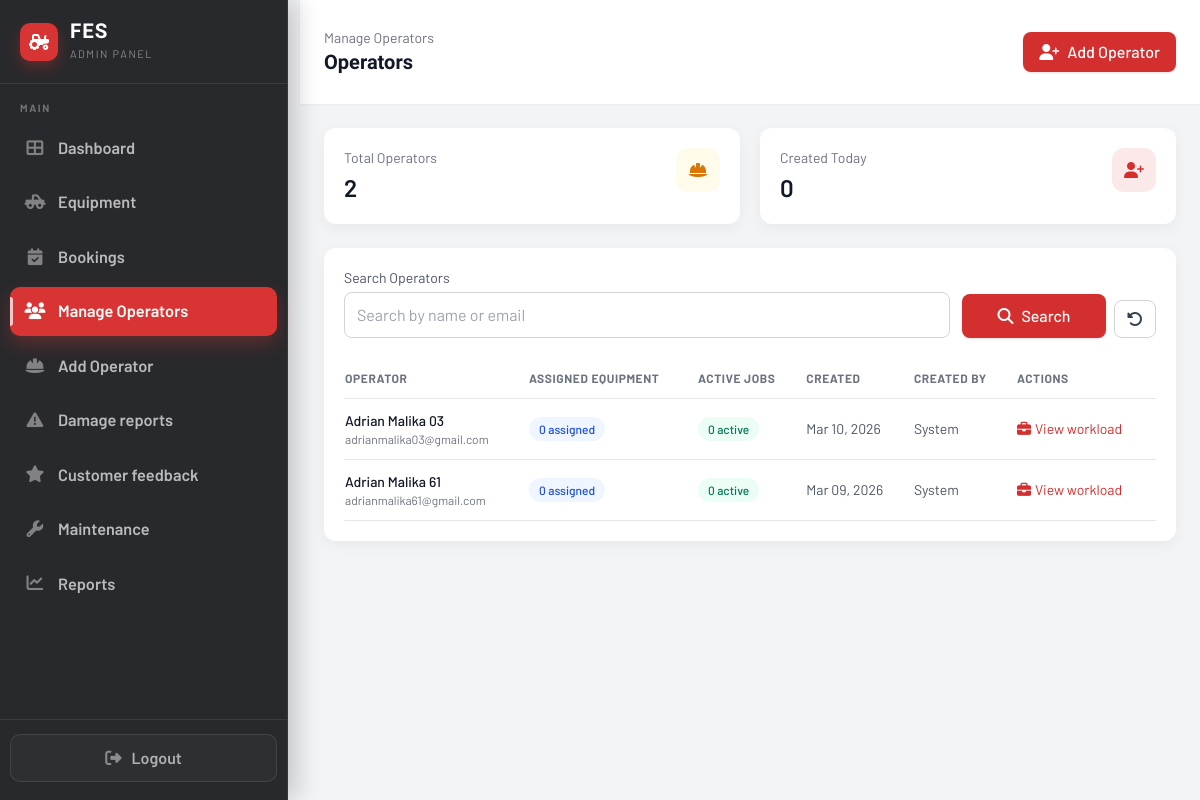
/Pages/admin/users.php (signed in), run on the app's committed database.
### tables this page shows
CREATE TABLE IF NOT EXISTS `users` (
  `user_id` int NOT NULL AUTO_INCREMENT,
  `name` varchar(255) NOT NULL,
  `email` varchar(255) NOT NULL,
  `password_hash` varchar(255) NOT NULL,
  `role` enum('customer','admin','operator') NOT NULL DEFAULT 'customer',
  `created_at` timestamp NOT NULL DEFAULT CURRENT_TIMESTAMP,
  `updated_at` timestamp NOT NULL DEFAULT CURRENT_TIMESTAMP ON UPDATE CURRENT_TIMESTAMP,
  `password_reset_token` varchar(64) DEFAULT NULL,
  `password_reset_expires` datetime DEFAULT NULL,
  PRIMARY KEY (`user_id`),
  UNIQUE KEY `email` (`email`)
);

### Pages/admin/users.php (the view, shortened to what this page needs)
<?php
$q = trim($_GET['q'] ?? '');
$operators = [];
$stats = [
    'total' => 0,
    'created_today' => 0,
];
try {
    $conn = getDBConnection();
    $stats_sql = "
        SELECT
            COUNT(*) AS total,
            SUM(CASE WHEN DATE(created_at) = CURDATE() THEN 1 ELSE 0 END) AS created_today
        FROM users
        WHERE role = 'operator'
    ";
    $stats_result = $conn->query($stats_sql);
    if ($stats_result && $stats_row = $stats_result->fetch_assoc()) {
        $stats['total'] = (int)($stats_row['total'] ?? 0);
        $stats['created_today'] = (int)($stats_row['created_today'] ?? 0);
    }
    $base_sql = "
        SELECT
            u.user_id,
            u.name,
            u.email,
            u.created_at,
            COUNT(DISTINCT b.equipment_id) AS assigned_equipment,
            COUNT(b.booking_id) AS active_jobs
        FROM users u
        LEFT JOIN bookings b
            ON b.operator_id = u.user_id
            AND b.status IN ('pending','confirmed','in_progress')
        WHERE u.role = 'operator'
    ";
    if ($q !== '') {
        $sql = $base_sql . " AND (u.name LIKE ? OR u.email LIKE ?) GROUP BY u.user_id ORDER BY u.created_at DESC, u.user_id DESC";
        $stmt = $conn->prepare($sql);
        $like = '%' . $q . '%';
        $stmt->bind_param('ss', $like, $like);
    } else {
        $sql = $base_sql . " GROUP BY u.user_id ORDER BY u.created_at DESC, u.user_id DESC";
        $stmt = $conn->prepare($sql);
    }
    $stmt->execute();
    $result = $stmt->get_result();
    while ($row = $result->fetch_assoc()) {
        $operators[] = $row;
    }
} catch (Exception $e) {
    error_log('Operators page error: ' . $e->getMessage());
    $error = 'Could not load operators right now. Please try again.';
}
?>
<!DOCTYPE html>
<html lang="en">
<head>
    <link rel="stylesheet" href="https://cdnjs.cloudflare.com/ajax/libs/font-awesome/6.4.0/css/all.min.css">
    <script src="https://cdn.tailwindcss.com"></script>
</head>
<body>
    <div class="min-h-screen w-full bg-gray-100">
        <?php include __DIR__ . '/include/sidebar.php'; ?>
        <div class="min-h-screen" style="margin-left: 300px; width: calc(100% - 300px);" id="main-content">
            <header class="bg-white px-6 py-7 flex items-center justify-between shadow-sm md:pl-6">
                <div class="flex items-center gap-3">
                    <div>
                        <div class="text-sm text-gray-500">Manage Operators</div>
                        <h1 class="text-xl font-semibold text-gray-900">Operators</h1>
                    </div>
                </div>
                <a href="add_operator.php" class="inline-flex items-center gap-2 bg-fes-red hover:bg-[#b71c1c] text-white font-medium px-4 py-2 rounded-lg shadow transition">
                    <i class="fas fa-user-plus"></i>
                    Add Operator
                </a>
            </header>
            <main class="flex-1 overflow-y-auto p-6" style="width: 100%; overflow-x: hidden;">
                <div class="grid grid-cols-1 sm:grid-cols-2 gap-5 mb-6">
                    <div class="bg-white rounded-xl shadow-card p-5 flex items-start justify-between">
                        <div>
                            <div class="text-sm text-gray-500">Total Operators</div>
                            <div class="mt-1 text-2xl font-semibold text-gray-900"><?php echo (int)$stats['total']; ?></div>
                        </div>
                        <div class="h-11 w-11 rounded-xl bg-amber-50 text-amber-600 flex items-center justify-center">
                            <i class="fas fa-hard-hat"></i>
                        </div>
                    </div>
                    <div class="bg-white rounded-xl shadow-card p-5 flex items-start justify-between">
                        <div>
                            <div class="text-sm text-gray-500">Created Today</div>
                            <div class="mt-1 text-2xl font-semibold text-gray-900"><?php echo (int)$stats['created_today']; ?></div>
                        </div>
                        <div class="h-11 w-11 rounded-xl bg-fes-red/10 text-fes-red flex items-center justify-center">
                            <i class="fas fa-user-plus"></i>
                        </div>
                    </div>
                </div>
                <section class="bg-white rounded-xl shadow-card p-5">
                    <form method="GET" class="grid grid-cols-1 md:grid-cols-4 gap-3 mb-5">
                        <div class="md:col-span-3">
                            <label for="q" class="block text-sm text-gray-600 mb-1">Search Operators</label>
                            <input id="q" name="q" type="text" value="<?php echo htmlspecialchars($q); ?>" placeholder="Search by name or email" class="w-full border border-gray-300 rounded-lg px-3 py-2.5 focus:outline-none focus:ring-2 focus:ring-fes-red focus:border-fes-red">
                        </div>
                        <div class="flex items-end gap-2">
                            <button type="submit" class="flex-1 inline-flex items-center justify-center gap-2 bg-fes-red hover:bg-[#b71c1c] text-white font-medium px-4 py-2.5 rounded-lg shadow transition">
                                <i class="fas fa-search"></i>
                                Search
                            </button>
                            <a href="users.php" class="inline-flex items-center justify-center px-3 py-2.5 border border-gray-300 rounded-lg text-gray-700 hover:bg-gray-50 transition" title="Reset">
                                <i class="fas fa-rotate-left"></i>
                            </a>
                        </div>
                    </form>
                    <div class="overflow-x-auto">
                        <table class="min-w-full">
                            <thead>
                                <tr class="text-left text-xs font-medium text-gray-500 border-b uppercase tracking-wider">
                                    <th class="py-3 pr-4">Operator</th>
                                    <th class="py-3 pr-4">Assigned Equipment</th>
                                    <th class="py-3 pr-4">Active Jobs</th>
                                    <th class="py-3 pr-4">Created</th>
                                    <th class="py-3 pr-4">Created By</th>
                                    <th class="py-3 pr-4">Actions</th>
                                </tr>
                            </thead>
                            <tbody class="text-sm text-gray-900">
                                <?php if (empty($operators)): ?>
                                    <tr>
                                        <td colspan="5" class="py-10 text-center text-gray-500">
                                            <i class="fas fa-hard-hat text-2xl mb-2 block text-gray-300"></i>
                                            No operators found.
                                        </td>
                                    </tr>
                                <?php else: ?>
                                    <?php foreach ($operators as $op): ?>
                                        <tr class="border-b hover:bg-gray-50">
                                            <td class="py-3 pr-4">
                                                <div class="font-medium"><?php echo htmlspecialchars($op['name']); ?></div>
                                                <div class="text-xs text-gray-500"><?php echo htmlspecialchars($op['email']); ?></div>
                                            </td>
                                            <td class="py-3 pr-4">
                                                <span class="inline-flex items-center px-2.5 py-1 rounded-full text-xs font-medium bg-blue-50 text-blue-700">
                                                    <?php echo (int)$op['assigned_equipment']; ?> assigned
                                                </span>
                                            </td>
                                            <td class="py-3 pr-4">
                                                <?php $active = (int)($op['active_jobs'] ?? 0); ?>
                                                <span class="inline-flex items-center px-2.5 py-1 rounded-full text-xs font-medium <?php echo $active > 0 ? 'bg-amber-50 text-amber-700' : 'bg-emerald-50 text-emerald-700'; ?>">
                                                    <?php echo $active; ?> active
                                                </span>
                                            </td>
                                            <td class="py-3 pr-4 text-gray-600">
                                                <?php echo !empty($op['created_at']) ? htmlspecialchars(date('M d, Y', strtotime($op['created_at']))) : '-'; ?>
                                            </td>
                                            <td class="py-3 pr-4 text-gray-600">
                                                <?php echo !empty($op['creator_name']) ? htmlspecialchars($op['creator_name']) : 'System'; ?>
                                            </td>
                                            <td class="py-3 pr-4">
                                                <a href="operator_manage.php?id=<?php echo (int)$op['user_id']; ?>" class="inline-flex items-center gap-1 text-sm text-fes-red hover:underline">
                                                    <i class="fas fa-briefcase"></i>
                                                    View workload
                                                </a>
                                            </td>
                                        </tr>
                                    <?php endforeach; ?>
                                <?php endif; ?>
                            </tbody>
                        </table>
                    </div>
                </section>
            </main>
        </div>
    </div>
</body>
</html>

### Pages/admin/users.php (style rules this page uses)
* { font-family: 'Barlow', sans-serif; }
h1, h2, h3, h4, .display { font-family: 'Barlow Condensed', sans-serif; }
@media (min-width: 768px) { #main-content { margin-left: 300px !important; width: calc(100% - 300px) !important; } }

### data on the page
users: name "Adrian Malika 03", email "adrianmalika03@gmail.com", assigned_equipment "0", active "0", created_at "Mar 10, 2026"
users: name "Adrian Malika 61", email "adrianmalika61@gmail.com", assigned_equipment "0", active "0", created_at "Mar 09, 2026"

### other printed values
$stats['total'] "2"
$stats['created_today'] "0"
